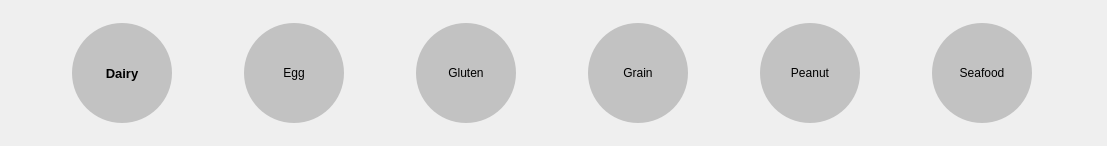
             <widget class="QWidget" name="scrollAreaWidgetContents_4">
              <property name="geometry">
               <rect>
                <x>0</x>
                <y>0</y>
                <width>1107</width>
                <height>146</height>
               </rect>
              </property>
              <layout class="QHBoxLayout" name="horizontalLayout_4">
               <property name="spacing">
                <number>0</number>
               </property>
               <property name="leftMargin">
                <number>0</number>
               </property>
               <property name="topMargin">
                <number>0</number>
               </property>
               <property name="rightMargin">
                <number>0</number>
               </property>
               <property name="bottomMargin">
                <number>0</number>
               </property>
               <item>
                <widget class="QPushButton" name="pushButton_28">
                 <property name="minimumSize">
                  <size>
                   <width>100</width>
                   <height>100</height>
                  </size>
                 </property>
                 <property name="maximumSize">
                  <size>
                   <width>100</width>
                   <height>100</height>
                  </size>
                 </property>
                 <property name="font">
                  <font>
                   <pointsize>10</pointsize>
                   <weight>75</weight>
                   <bold>true</bold>
                  </font>
                 </property>
                 <property name="styleSheet">
                  <string notr="true">background-color: rgb(194, 194, 194);
border-top-left-radius: 50px;
border-top-right-radius: 50px;
border-bottom-left-radius: 50px;
border-bottom-right-radius: 50px;</string>
                 </property>
                 <property name="text">
                  <string>Dairy</string>
                 </property>
                </widget>
               </item>
               <item>
                <widget class="QPushButton" name="pushButton_29">
                 <property name="minimumSize">
                  <size>
                   <width>100</width>
                   <height>100</height>
                  </size>
                 </property>
                 <property name="maximumSize">
                  <size>
                   <width>100</width>
                   <height>100</height>
                  </size>
                 </property>
                 <property name="styleSheet">
                  <string notr="true">background-color: rgb(194, 194, 194);
border-top-left-radius: 50px;
border-top-right-radius: 50px;
border-bottom-left-radius: 50px;
border-bottom-right-radius: 50px;</string>
                 </property>
                 <property name="text">
                  <string>Egg</string>
                 </property>
                </widget>
               </item>
               <item>
                <widget class="QPushButton" name="pushButton_30">
                 <property name="minimumSize">
                  <size>
                   <width>100</width>
                   <height>100</height>
                  </size>
                 </property>
                 <property name="maximumSize">
                  <size>
                   <width>100</width>
                   <height>100</height>
                  </size>
                 </property>
                 <property name="styleSheet">
                  <string notr="true">background-color: rgb(194, 194, 194);
border-top-left-radius: 50px;
border-top-right-radius: 50px;
border-bottom-left-radius: 50px;
border-bottom-right-radius: 50px;</string>
                 </property>
                 <property name="text">
                  <string>Gluten</string>
                 </property>
                </widget>
               </item>
               <item>
                <widget class="QPushButton" name="pushButton_31">
                 <property name="minimumSize">
                  <size>
                   <width>100</width>
                   <height>100</height>
                  </size>
                 </property>
                 <property name="maximumSize">
                  <size>
                   <width>100</width>
                   <height>100</height>
                  </size>
                 </property>
                 <property name="styleSheet">
                  <string notr="true">background-color: rgb(194, 194, 194);
border-top-left-radius: 50px;
border-top-right-radius: 50px;
border-bottom-left-radius: 50px;
border-bottom-right-radius: 50px;</string>
                 </property>
                 <property name="text">
                  <string>Grain</string>
                 </property>
                </widget>
               </item>
               <item>
                <widget class="QPushButton" name="pushButton_32">
                 <property name="minimumSize">
                  <size>
                   <width>100</width>
                   <height>100</height>
                  </size>
                 </property>
                 <property name="maximumSize">
                  <size>
                   <width>100</width>
                   <height>100</height>
                  </size>
                 </property>
                 <property name="styleSheet">
                  <string notr="true">background-color: rgb(194, 194, 194);
border-top-left-radius: 50px;
border-top-right-radius: 50px;
border-bottom-left-radius: 50px;
border-bottom-right-radius: 50px;</string>
                 </property>
                 <property name="text">
                  <string>Peanut</string>
                 </property>
                </widget>
               </item>
               <item>
                <widget class="QPushButton" name="pushButton_33">
                 <property name="minimumSize">
                  <size>
                   <width>100</width>
                   <height>100</height>
                  </size>
                 </property>
                 <property name="maximumSize">
                  <size>
                   <width>100</width>
                   <height>100</height>
                  </size>
                 </property>
                 <property name="styleSheet">
                  <string notr="true">background-color: rgb(194, 194, 194);
border-top-left-radius: 50px;
border-top-right-radius: 50px;
border-bottom-left-radius: 50px;
border-bottom-right-radius: 50px;</string>
                 </property>
                 <property name="text">
                  <string>Seafood</string>
                 </property>
                </widget>
               </item>
              </layout>
             </widget>
